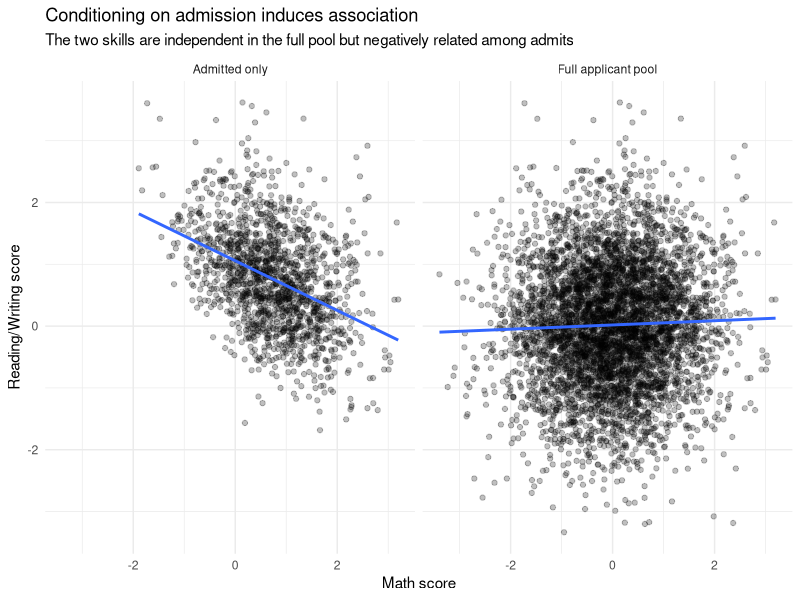
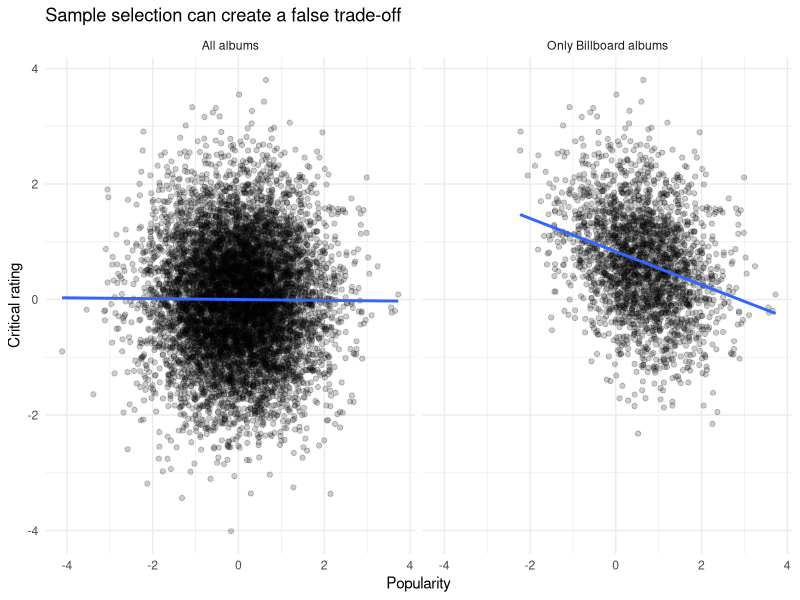
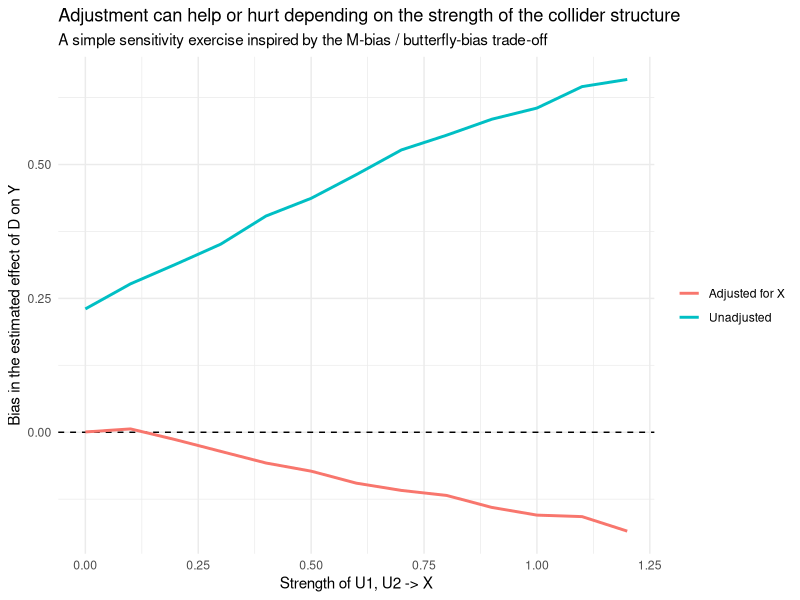

Write the R code that produced these figures, in order.
## ---- chunk 1
knitr::opts_chunk$set(
  echo = TRUE,
  warning = FALSE,
  message = FALSE,
  fig.width = 8,
  fig.height = 5
)

library(tidyverse)
library(knitr)

theme_set(theme_minimal())
set.seed(1234)
## ---- chunk 2
extract_term <- function(model, term) {
  s <- coef(summary(model))
  tibble(
    term = term,
    estimate = unname(s[term, "Estimate"]),
    std.error = unname(s[term, "Std. Error"])
  )
}
## ---- chunk 3
n <- 5000

math <- rnorm(n)
reading <- rnorm(n)
admission_score <- math + reading + rnorm(n, sd = 0.7)
admitted <- admission_score > quantile(admission_score, 0.70)

applicants <- tibble(
  math = math,
  reading = reading,
  admitted = admitted
)

applicants %>%
  summarise(
    corr_full = cor(math, reading),
    corr_admitted = cor(math[admitted], reading[admitted])
  ) %>%
  kable(digits = 3, caption = "Correlation before and after conditioning on the collider")
## ---- chunk 4
plot_df <- bind_rows(
  applicants %>% mutate(sample = "Full applicant pool"),
  applicants %>% filter(admitted) %>% mutate(sample = "Admitted only")
)

ggplot(plot_df, aes(x = math, y = reading)) +
  geom_point(alpha = 0.25) +
  geom_smooth(method = "lm", se = FALSE) +
  facet_wrap(~ sample) +
  labs(
    title = "Conditioning on admission induces association",
    subtitle = "The two skills are independent in the full pool but negatively related among admits",
    x = "Math score",
    y = "Reading/Writing score"
  )
## ---- chunk 5
model_full <- lm(reading ~ math, data = applicants)
model_admitted <- lm(reading ~ math, data = filter(applicants, admitted))

bind_rows(
  extract_term(model_full, "math") %>% mutate(model = "Full applicant pool"),
  extract_term(model_admitted, "math") %>% mutate(model = "Admitted only")
) %>%
  select(model, estimate, std.error) %>%
  kable(digits = 3, caption = "Regression slope for reading on math")
## ---- chunk 6
n <- 8000

albums <- tibble(
  popularity = as.numeric(scale(rnorm(n))),
  critical_rating = as.numeric(scale(rnorm(n)))
) %>%
  mutate(
    billboard_score = 0.9 * popularity + 0.9 * critical_rating + rnorm(n, sd = 1),
    on_billboard = billboard_score > quantile(billboard_score, 0.70)
  )

albums %>%
  summarise(
    corr_full = cor(popularity, critical_rating),
    corr_billboard = cor(popularity[on_billboard], critical_rating[on_billboard])
  ) %>%
  kable(digits = 3, caption = "Popularity and critical rating in the full population vs. charted albums")
## ---- chunk 7
plot_albums <- bind_rows(
  albums %>% mutate(sample = "All albums"),
  albums %>% filter(on_billboard) %>% mutate(sample = "Only Billboard albums")
)

ggplot(plot_albums, aes(x = popularity, y = critical_rating)) +
  geom_point(alpha = 0.20) +
  geom_smooth(method = "lm", se = FALSE) +
  facet_wrap(~ sample) +
  labs(
    title = "Sample selection can create a false trade-off",
    x = "Popularity",
    y = "Critical rating"
  )
## ---- chunk 8
billboard_full <- lm(critical_rating ~ popularity, data = albums)
billboard_selected <- lm(critical_rating ~ popularity, data = filter(albums, on_billboard))

bind_rows(
  extract_term(billboard_full, "popularity") %>% mutate(model = "All albums"),
  extract_term(billboard_selected, "popularity") %>% mutate(model = "Only Billboard albums")
) %>%
  select(model, estimate, std.error) %>%
  kable(digits = 3, caption = "Estimated relationship between popularity and critical rating")
## ---- chunk 9
n <- 10000

attrition_df <- tibble(
  X = rnorm(n),
  D = rbinom(n, size = 1, prob = 0.5)
) %>%
  mutate(
    Y = 2 * D + 1.5 * X + rnorm(n),
    p_dropout = plogis(-0.5 + 0.9 * D + 0.9 * X),
    dropout = rbinom(n, size = 1, prob = p_dropout),
    observed = 1 - dropout
  )

attrition_df %>%
  summarise(
    retention_rate = mean(observed),
    retention_control = mean(observed[D == 0]),
    retention_treated = mean(observed[D == 1])
  ) %>%
  kable(digits = 3, caption = "Retention rates")
## ---- chunk 10
true_tau <- 2 # The true effect of D on Y in the data-generating process, computed from the simulation code above (Y = 2 * D + 1.5 * X + noise)

m_full <- lm(Y ~ D, data = attrition_df)
m_cc_naive <- lm(Y ~ D, data = filter(attrition_df, observed == 1))
m_cc_adjusted <- lm(Y ~ D + X, data = filter(attrition_df, observed == 1))

bind_rows(
  extract_term(m_full, "D") %>% mutate(model = "Full sample (no attrition problem)", true_effect = true_tau),
  extract_term(m_cc_naive, "D") %>% mutate(model = "Observed cases only", true_effect = true_tau),
  extract_term(m_cc_adjusted, "D") %>% mutate(model = "Observed cases + adjust for X", true_effect = true_tau)
) %>%
  mutate(bias = estimate - true_effect) %>%
  select(model, estimate, std.error, true_effect, bias) %>%
  kable(digits = 3, caption = "Attrition can open a collider path")
## ---- chunk 11
n <- 12000

proxy_df <- tibble(
  U = rnorm(n)
) %>%
  mutate(
    S = 0.8 * U + rnorm(n),
    W = 1.0 * S + 1.2 * U + rnorm(n),
    Q_pre = 1.0 * U + rnorm(n),
    T_post = 1.5 * S + 1.5 * U + rnorm(n, sd = 0.6)
  )
## ---- chunk 12
true_tau <- 1

m_naive <- lm(W ~ S, data = proxy_df)
m_oracle <- lm(W ~ S + U, data = proxy_df)
m_good_proxy <- lm(W ~ S + Q_pre, data = proxy_df)
m_bad_proxy <- lm(W ~ S + T_post, data = proxy_df)

bind_rows(
  extract_term(m_naive, "S") %>% mutate(model = "Naive: no controls", true_effect = true_tau),
  extract_term(m_oracle, "S") %>% mutate(model = "Oracle: control for true ability U", true_effect = true_tau),
  extract_term(m_good_proxy, "S") %>% mutate(model = "Good proxy: early test Q_pre", true_effect = true_tau),
  extract_term(m_bad_proxy, "S") %>% mutate(model = "Bad proxy: later test T_post", true_effect = true_tau)
) %>%
  mutate(bias = estimate - true_effect) %>%
  select(model, estimate, std.error, true_effect, bias) %>%
  kable(digits = 3, caption = "Good and bad proxies do very different things")
## ---- chunk 13
n <- 50000

m_df <- tibble(
  U1 = rnorm(n),
  U2 = rnorm(n)
) %>%
  mutate(
    X = 1.2 * U1 + 1.2 * U2 + rnorm(n),
    D = 1.0 * U1 + rnorm(n),
    Y = 1.0 * U2 + rnorm(n)
  )

m_unadjusted <- lm(Y ~ D, data = m_df)
m_adjusted <- lm(Y ~ D + X, data = m_df)

bind_rows(
  extract_term(m_unadjusted, "D") %>% mutate(model = "Unadjusted", true_effect = 0),
  extract_term(m_adjusted, "D") %>% mutate(model = "Adjusted for X", true_effect = 0)
) %>%
  mutate(bias = estimate - true_effect) %>%
  select(model, estimate, std.error, true_effect, bias) %>%
  kable(digits = 3, caption = "Pure M-bias: controlling for X can create bias")
## ---- chunk 14
simulate_tradeoff <- function(n = 30000,
                              m_strength = 0.0,
                              beta_x = 0.7,
                              alpha_x = 0.7,
                              tau = 1.0) {
  U1 <- rnorm(n)
  U2 <- rnorm(n)

  X <- m_strength * U1 + m_strength * U2 + rnorm(n)
  D <- beta_x * X + 0.8 * U1 + rnorm(n)
  Y <- tau * D + alpha_x * X + 0.8 * U2 + rnorm(n)

  est_unadjusted <- coef(lm(Y ~ D))["D"]
  est_adjusted <- coef(lm(Y ~ D + X))["D"]

  tibble(
    m_strength = m_strength,
    model = c("Unadjusted", "Adjusted for X"),
    estimate = c(est_unadjusted, est_adjusted),
    true_effect = tau,
    bias = estimate - true_effect
  )
}
## ---- chunk 15
grid_vals <- seq(0, 1.2, by = 0.1)
tradeoff_results <- map_dfr(grid_vals, ~ simulate_tradeoff(m_strength = .x))

tradeoff_results %>%
  kable(digits = 3, caption = "First rows of the trade-off simulation results")
## ---- chunk 16
ggplot(tradeoff_results, aes(x = m_strength, y = bias, color = model)) +
  geom_hline(yintercept = 0, linetype = 2) +
  geom_line(linewidth = 1) +
  labs(
    title = "Adjustment can help or hurt depending on the strength of the collider structure",
    subtitle = "A simple sensitivity exercise inspired by the M-bias / butterfly-bias trade-off",
    x = "Strength of U1, U2 -> X",
    y = "Bias in the estimated effect of D on Y",
    color = NULL
  )
